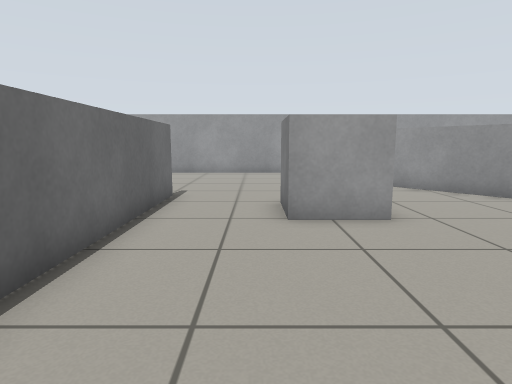
View 1 (above)

22 first-person views from a walk through a Gazebo world. The camera is 0.72 m above the floor, tilts 8° down and sees 75° across. The floor is counted in squares, 0.5 m on a side. Each view is taken from the middle of a square. On the plan, view 1 faces up. The plan holds only what a view shows up to about 15 squares ahead; the rest is blank. Some stock models are drawn as simple stand-ins.

View 2
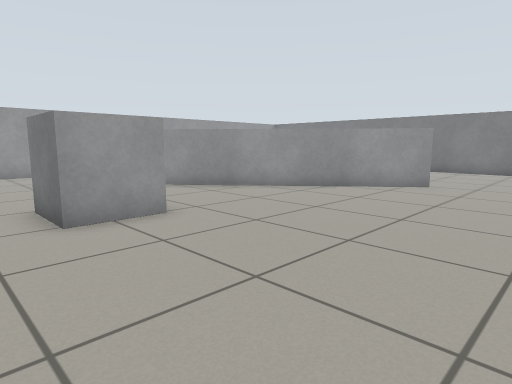

View 3
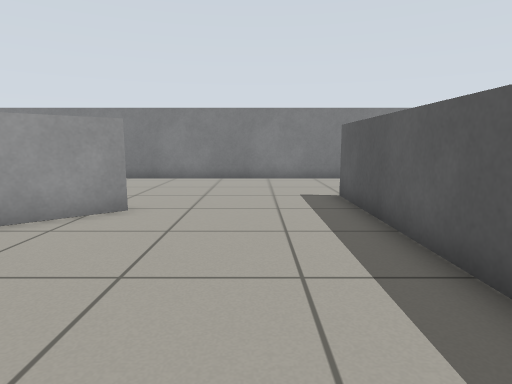

View 4
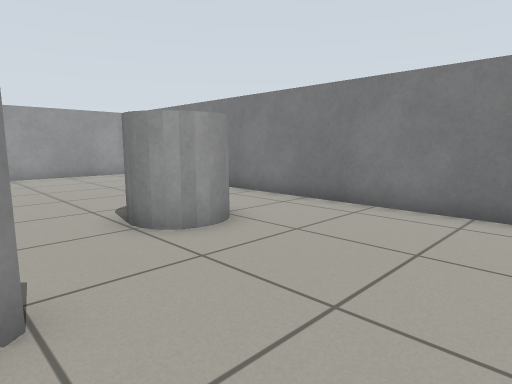

View 5
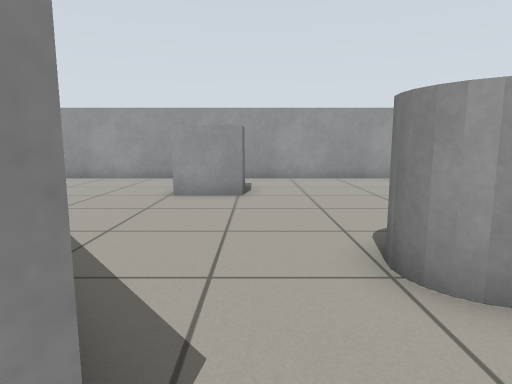

View 6
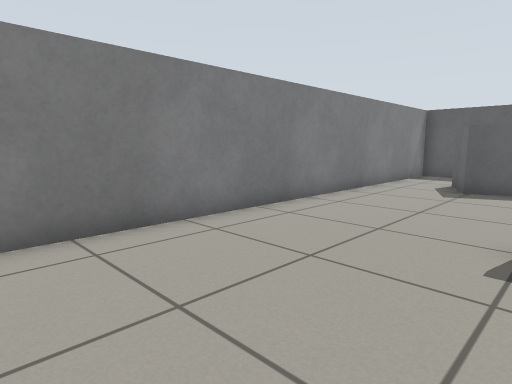

View 7
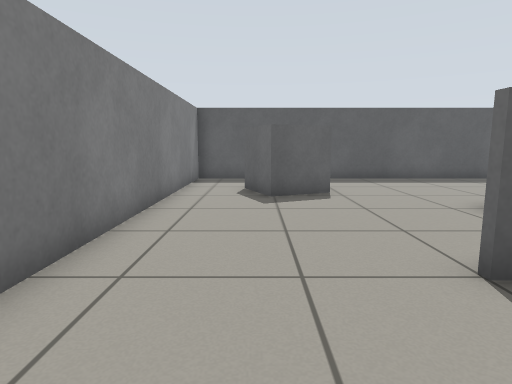

View 8
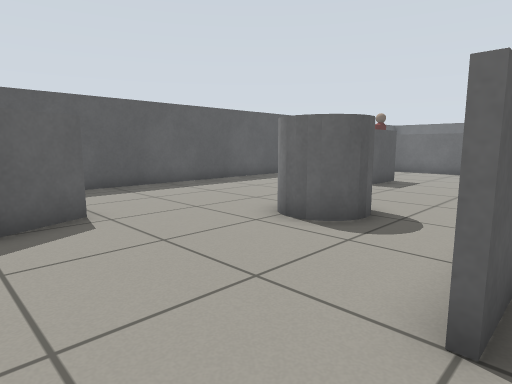

View 9
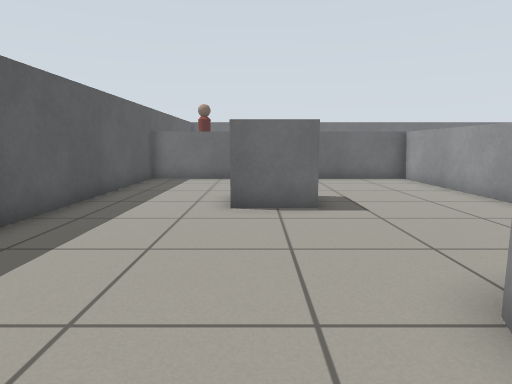

View 10
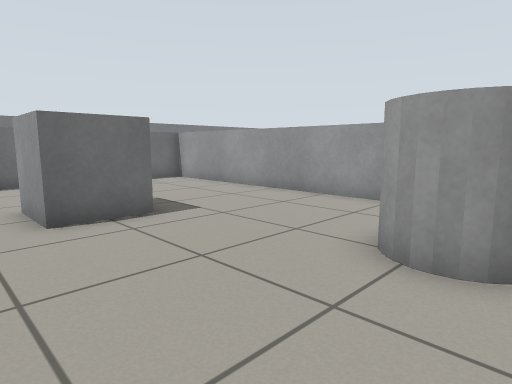

View 11
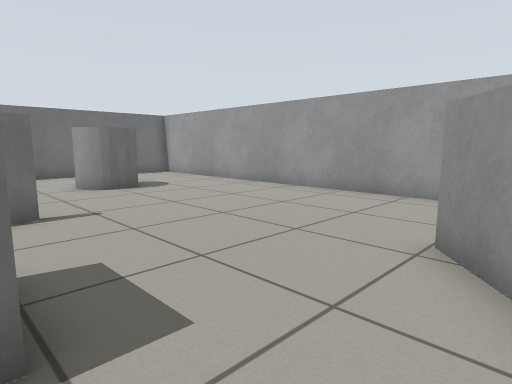

View 12
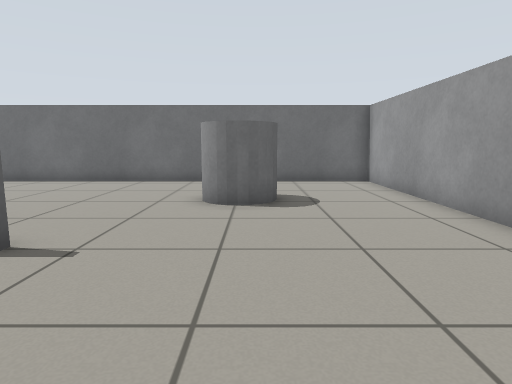

View 13
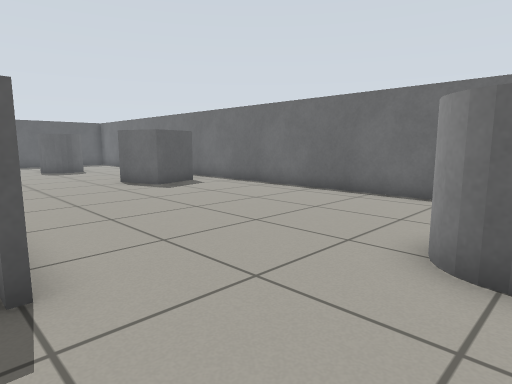

View 14
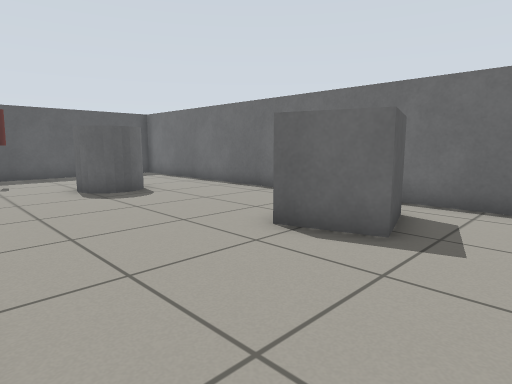

View 15
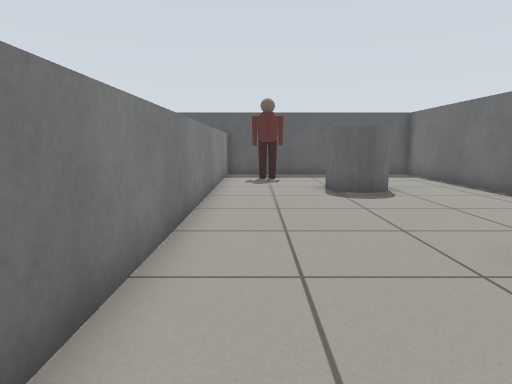

View 16
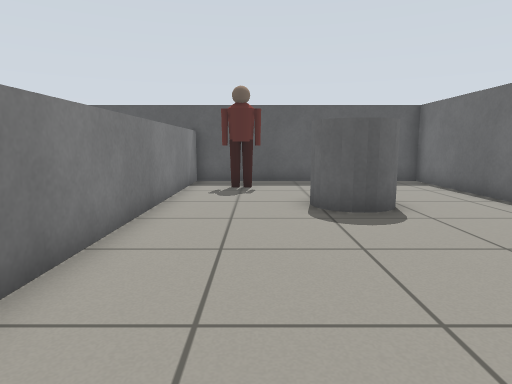

View 17
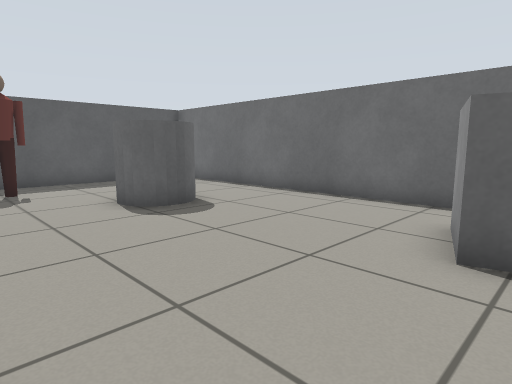

View 18
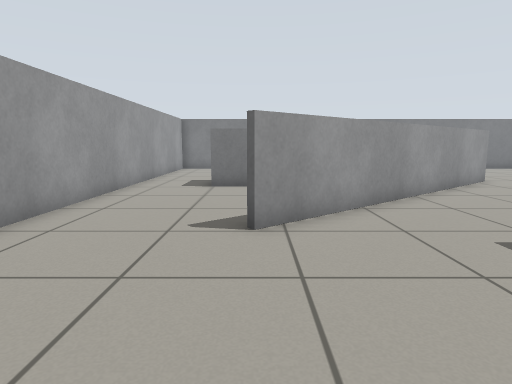

View 19
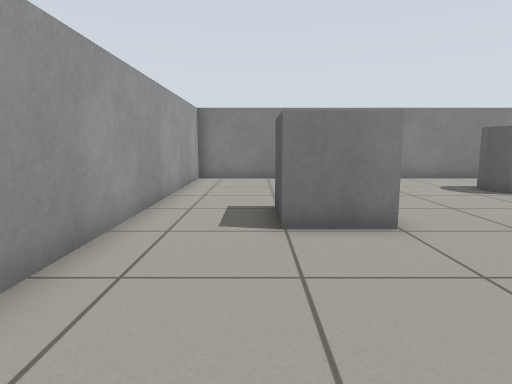

View 20
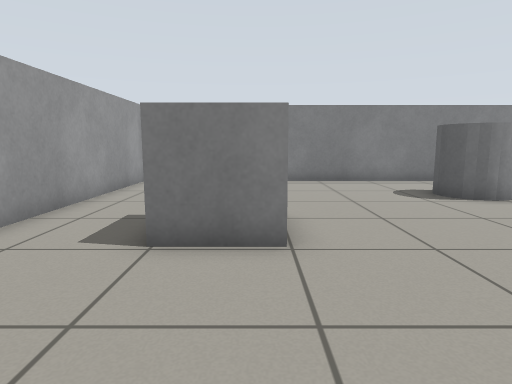

View 21
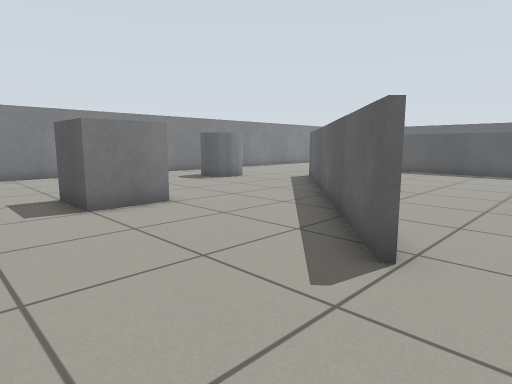

View 22
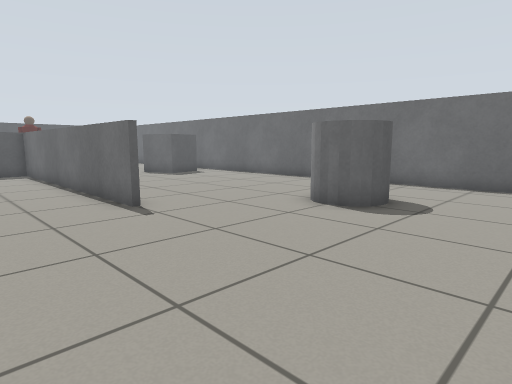

### Floor plan
Key: @ floor where view 1 was taken; # wall or solid block; . floor; B grey box; C grey cylinder; P person.
Columns run from 12 left of view 1 to 19 right of it. Each row starts with its distance up from view 1.
 18 ################################
 17 #..............................#
 16 #..............................#
 15 #..............................#
 14 #.....................BB.......#
 13 #... CC.........#.....BB.......#
 12 #... CC.........##.............#
 11 #................##............#
 10 #.................##...........#
  9 #.........#........##..........#
  8 #.........#..BB.....#......C...#
  7 #.........#..BB.....##....C ...#
  6 #.........#..........##...CC...#
  5 #.........#...........##.......#
  4 #.........#............#.......#
  3 #........ #....................#
  2 #...B.....#....................#
  1 #.BBB.....#....................#
  0 #  BB.....#.@..................#
 -1 #.........################.....#
 -2 #.........#.........  .........#
 -3 #.........#....................#
 -4 #.........#...........C........#
 -5 #.........#..........C C.......#
 -6 #...CC....# ..........C........#
 -7 #...CC....#  ..BB..............#
 -8 #...  ....#....BB.........BBB..#
 -9 #... .....#...............  B..#
-10 #..  ..PP.#...............   ..#
-11 #.. ....P.#...............   ..#
-12 #.  ......#...............   ..#
-13 ################################

Where each view was taken, in squares from view 1:
view 1: 0 up, 0 right, facing up
view 2: 0 up, 1 left, facing up-right
view 3: 1 up, 4 right, facing right
view 4: 1 up, 11 right, facing up-right
view 5: 3 up, 12 right, facing up
view 6: 4 up, 13 right, facing down-right
view 7: 2 up, 16 right, facing down
view 8: 1 down, 16 right, facing down-left
view 9: 8 down, 12 right, facing left
view 10: 10 down, 11 right, facing up-left
view 11: 8 up, 5 right, facing up-left
view 12: 13 up, 2 right, facing left
view 13: 13 up, 2 left, facing down-left
view 14: 4 up, 3 left, facing down-left
view 15: 4 up, 4 left, facing down
view 16: 1 up, 5 left, facing down
view 17: 1 up, 3 left, facing down-left
view 18: 13 up, 2 left, facing right
view 19: 15 up, 4 right, facing right
view 20: 13 up, 5 right, facing right
view 21: 17 up, 2 right, facing down-right
view 22: 17 up, 1 right, facing down-left
